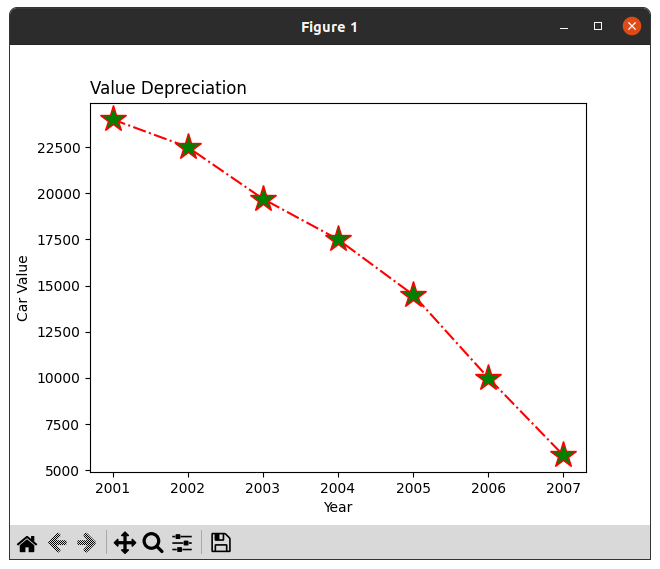

This figure's Python source:
import matplotlib.pyplot as plt

years = [2001, 2002, 2003, 2004, 2005, 2006, 2007]
car_values = [24000, 22500, 19700, 17500, 14500, 10000, 5800]
fig, ax = plt.subplots()

ax.plot(years, car_values, color='red', linestyle='-.', marker='*', markersize=20, markerfacecolor='green')

ax.set_xlabel('Year')
ax.set_ylabel('Car Value')
ax.set_title('Value Depreciation', loc='left')

plt.show()
